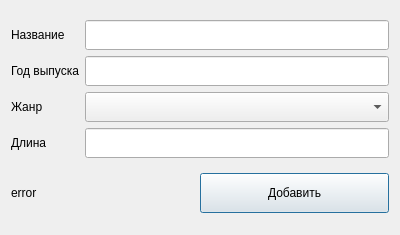
<?xml version="1.0" encoding="UTF-8"?>
<ui version="4.0">
 <class>Dialog</class>
 <widget class="QDialog" name="Dialog">
  <property name="geometry">
   <rect>
    <x>0</x>
    <y>0</y>
    <width>400</width>
    <height>235</height>
   </rect>
  </property>
  <property name="windowTitle">
   <string>Добавить элемент</string>
  </property>
  <property name="modal">
   <bool>false</bool>
  </property>
  <layout class="QVBoxLayout" name="verticalLayout_3">
   <property name="spacing">
    <number>6</number>
   </property>
   <property name="sizeConstraint">
    <enum>QLayout::SetMinimumSize</enum>
   </property>
   <item>
    <layout class="QHBoxLayout" name="horizontalLayout">
     <property name="sizeConstraint">
      <enum>QLayout::SetMaximumSize</enum>
     </property>
     <item>
      <layout class="QVBoxLayout" name="verticalLayout">
       <item>
        <widget class="QLabel" name="label_2">
         <property name="text">
          <string>Название</string>
         </property>
        </widget>
       </item>
       <item>
        <widget class="QLabel" name="label_5">
         <property name="text">
          <string>Год выпуска</string>
         </property>
        </widget>
       </item>
       <item>
        <widget class="QLabel" name="label_4">
         <property name="text">
          <string>Жанр</string>
         </property>
        </widget>
       </item>
       <item>
        <widget class="QLabel" name="label_3">
         <property name="text">
          <string>Длина</string>
         </property>
        </widget>
       </item>
      </layout>
     </item>
     <item>
      <layout class="QVBoxLayout" name="verticalLayout_2">
       <item>
        <widget class="QLineEdit" name="title">
         <property name="minimumSize">
          <size>
           <width>0</width>
           <height>30</height>
          </size>
         </property>
        </widget>
       </item>
       <item>
        <widget class="QLineEdit" name="year">
         <property name="minimumSize">
          <size>
           <width>0</width>
           <height>30</height>
          </size>
         </property>
        </widget>
       </item>
       <item>
        <widget class="QComboBox" name="genre">
         <property name="sizePolicy">
          <sizepolicy hsizetype="Expanding" vsizetype="Maximum">
           <horstretch>0</horstretch>
           <verstretch>0</verstretch>
          </sizepolicy>
         </property>
         <property name="minimumSize">
          <size>
           <width>0</width>
           <height>30</height>
          </size>
         </property>
        </widget>
       </item>
       <item>
        <widget class="QLineEdit" name="lenght">
         <property name="minimumSize">
          <size>
           <width>0</width>
           <height>30</height>
          </size>
         </property>
        </widget>
       </item>
      </layout>
     </item>
    </layout>
   </item>
   <item>
    <layout class="QHBoxLayout" name="horizontalLayout_2">
     <property name="spacing">
      <number>0</number>
     </property>
     <property name="sizeConstraint">
      <enum>QLayout::SetMinimumSize</enum>
     </property>
     <item>
      <widget class="QLabel" name="error">
       <property name="text">
        <string>error</string>
       </property>
      </widget>
     </item>
     <item>
      <widget class="QPushButton" name="add_button">
       <property name="minimumSize">
        <size>
         <width>50</width>
         <height>40</height>
        </size>
       </property>
       <property name="text">
        <string>Добавить</string>
       </property>
      </widget>
     </item>
    </layout>
   </item>
  </layout>
 </widget>
 <resources/>
 <connections/>
</ui>
